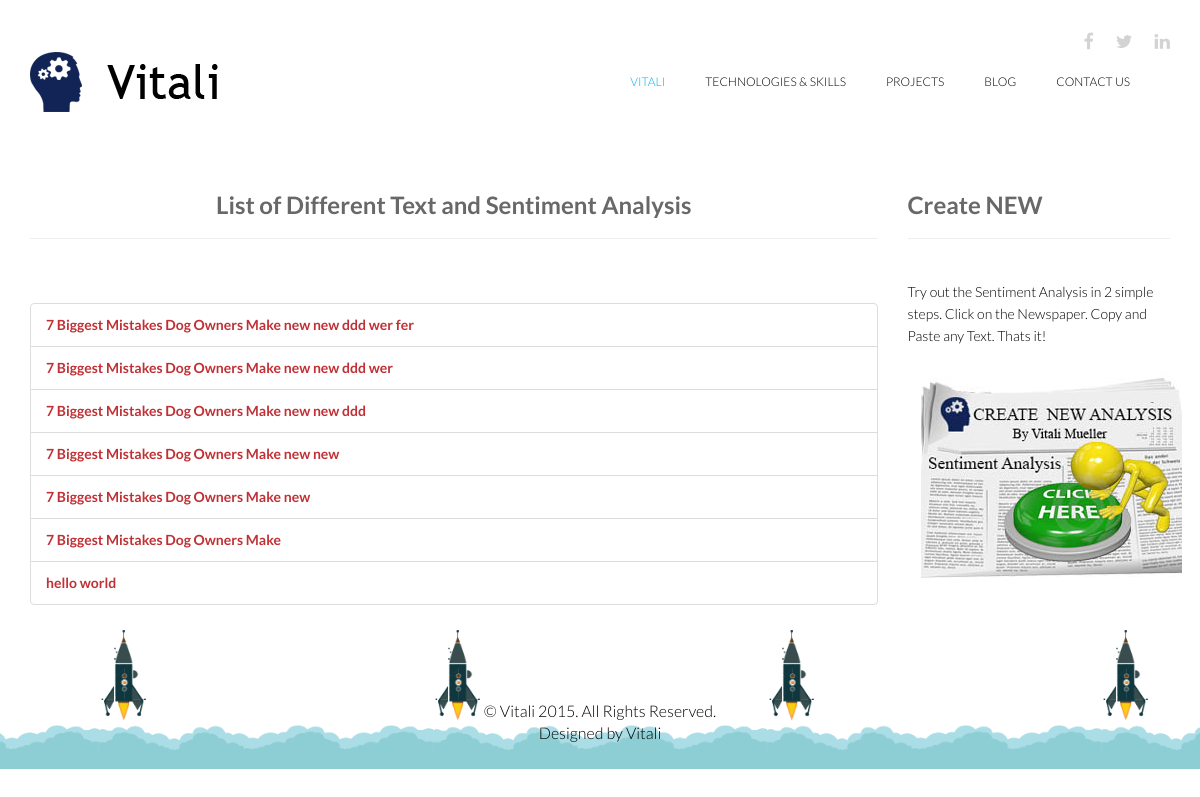
Before: /sentiment/ with the older database file.
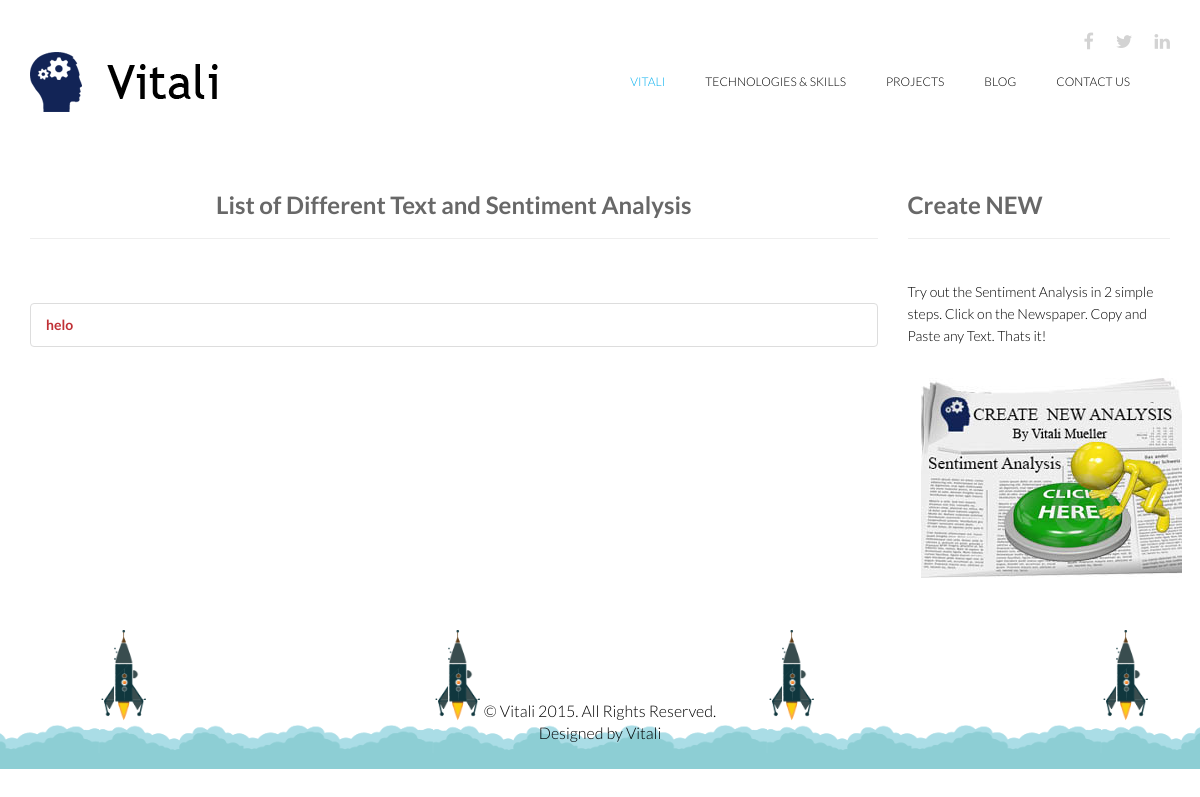
After: the same page with the newer database file.
### messageboard/models.py (models this page shows, shortened)
class InputText(models.Model):
    title = models.CharField(max_length=255)
    content = models.TextField()
    created = models.DateTimeField(auto_now_add=True, auto_now=False)
    slug = models.SlugField(unique=True)
    def __str__(self):
        return self.title
    def get_absolute_url(self):
        return reverse("sent_detail", kwargs={'slug':self.slug})

### messageboard/views.py (the view)
# urls.py: url(r'^sentiment/$', SentimentList.as_view(), name="sent_list"),
class SentimentList(ListView):
    template_name = 'sentiment/list.html'
    model = InputText
    def get_queryset(self, *args, **kwargs):
        qs = super(SentimentList, self).get_queryset(*args, **kwargs).order_by("-created")
        return qs

### templates/sentiment/list.html
{% extends 'base.html' %}
{% load static %}
{% block content %}
<div class="container">
<div class="row">
    <div class="col-sm-9">
        <h2 class="text-center"><strong>List of Different Text and Sentiment Analysis</strong></h2>
		<hr/>
		<br/>
        <br/>
        <ul class="list-group">
            {% for object in object_list %}
            <li class="list-group-item"> <a href="{{ object.get_absolute_url }}"><strong>{{ object }}</strong></a> </li>
            {% empty %}
            <li class="list-group-item">You have no lists</li>
            {% endfor %}
        </ul>
    </div>
<div class="col-sm-3">
        <h2><strong>Create NEW</strong></h2>
		<hr/>
		<br/>
        Try out the Sentiment Analysis in 2 simple steps.
        Click on the Newspaper. Copy and Paste any Text.
        Thats it!
        <p style="padding: 0; margin: 0;"><a href="{% url 'sent_create' %}" class="btn"><img src="{% static 'vitali/images/portfolio/14.jpg' %}" /></a></p> </div> </div>
</div>
{% endblock content %}

### templates/base.html (shortened to what this page needs)
{% load static %}
<!DOCTYPE html>
<html lang="en">
<head>
    <link href="{% static 'vitali/css/bootstrap.min.css' %}" rel="stylesheet">
    <link href="{% static 'vitali/css/font-awesome.min.css' %}" rel="stylesheet">
    <link href="{% static 'vitali/css/animate.min.css' %}" rel="stylesheet">
    <link href="{% static 'vitali/css/lightbox.css' %}" rel="stylesheet">
	<link href="{% static 'vitali/css/main.css' %}" rel="stylesheet">
	<link href="{% static 'vitali/css/responsive.css' %}" rel="stylesheet">
</head>
<body>
	<header id="header">
        <div class="container">
            <div class="row">
                <div class="col-sm-12 overflow">
                   <div class="social-icons pull-right">
                        <ul class="nav nav-pills">
                            <li><a target="_blank" href="https://www.facebook.com/"><i class="fa fa-facebook"></i></a></li>
                            <li><a target="_blank" href="https://twitter.com/"><i class="fa fa-twitter"></i></a></li>
                            <li><a target="_blank" href="https://uk.linkedin.com/pub/vitali-mueller/69/b/700"><i class="fa fa-linkedin"></i></a></li>
                        </ul>
                    </div>
                </div>
             </div>
        </div>
        <div class="navbar navbar-inverse" role="banner">
            <div class="container">
                <div class="navbar-header">
                    <a class="navbar-brand" href="{% url 'home' %}">
                    	<h1><img src="{% static 'vitali/images/logo.png' %}" alt="logo"></h1>
                    </a>
                </div>
                <div class="collapse navbar-collapse">
                    <ul class="nav navbar-nav navbar-right">
                        <li class="active"><a href="{% url 'home' %}">Vitali</a></li>
                        <li><a href="#">Technologies & Skills</a>
                        <li><a href="#">Projects</a></li>
						<li><a href="{% url 'blog_list' %}">Blog</a></li>
						<li><a href="#">Contact Us</a></li>
                    </ul>
                </div>
            </div>
        </div>
    </header>
    {% block content %}{% endblock content %}
    <footer id="footer">
        <div class="container">
            <div class="row">
                <div class="col-sm-12">
                    <div class="copyright-text text-center" style="color: black;">
                        <p>&copy; Vitali 2015. All Rights Reserved.</p>
                        <p>Designed by Vitali</p>
                    </div>
                </div>
            </div>
        </div>
    </footer>
</body>
</html>

### static/our_static/vitali/css/main.css (style rules this page uses)
body { background: #fff; font-family: 'Lato', sans-serif; font-weight: 300; font-size: 14px; line-height: 22px; color: #000; }
html { height: 100%; }
a { color:#C03035; }
a { -webkit-transition: 300ms; -moz-transition: 300ms; -o-transition: 300ms; transition: 300ms; }
ul { list-style: none; }
h1, h2, h3, h4, h5, h6 { font-family: 'Lato', sans-serif; font-weight: 300; }
h1 { color: #686868; }
h2 { font-size: 24px; color: #686868; }
.overflow { overflow: hidden; }
#header { margin-bottom: 0; padding: 30px 0 60px 0; }
#header .navbar-inverse .container { position: relative; }
.social-icons ul li { padding: 0 10px; }
.social-icons ul li:last-child { padding-right: 0; }
.social-icons ul li a { font-size: 18px; color: #d3d3d3; padding: 0; }
#header .navbar { background: #fff; border: 0; margin-bottom: 0; }
#header .navbar-brand { padding: 0; margin-left: 0; }
#header .navbar-brand h1 { padding: 0; margin: 0; }
#header .navbar-nav.navbar-right >li:last-child { margin-right: 20px; }
#header .navbar-nav.navbar-right >li a { color: #000; font-size: 12px; padding: 20px; text-transform: uppercase; font-weight: 300; }
#header .navbar-inverse .navbar-nav li.active > a, #header .navbar-inverse .navbar-nav li.active > a:focus, #header .navbar-nav.navbar-right li > a:hover, .navbar-inverse .navbar-nav > .open > a { background-color: inherit; border: 0; color: #00aeef; }
#footer { padding-bottom: 10px; background-image: url(../images/home/footer.png); background-repeat: repeat-x; background-position: bottom; background-size: contain; }
.copyright-text { margin-top: 70px; color: #fff; font-size: 16px; padding-bottom: 15px; }
.copyright-text p { margin-bottom: 0; }

Changed rows visible on the page:
removed InputText: title "7 Biggest Mistakes Dog Owners Make new new ddd wer fer"
removed InputText: title "7 Biggest Mistakes Dog Owners Make new new ddd wer"
removed InputText: title "7 Biggest Mistakes Dog Owners Make new new ddd"
removed InputText: title "7 Biggest Mistakes Dog Owners Make new new"
removed InputText: title "7 Biggest Mistakes Dog Owners Make new"
removed InputText: title "7 Biggest Mistakes Dog Owners Make"
removed InputText: title "hello world"
added InputText: title "helo"
